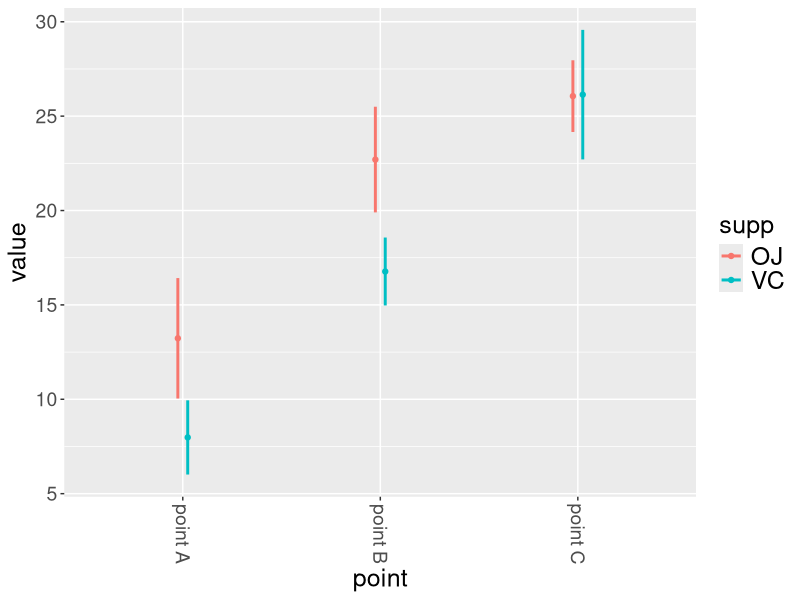

Recreate this plot in R.
# http://www.cookbook-r.com/Graphs/Plotting_means_and_error_bars_%28ggplot2%29/
summarySE <- function(data=NULL, measurevar, groupvars=NULL, na.rm=FALSE,
                      conf.interval=.95, .drop=TRUE) {
    library(plyr)

    # New version of length which can handle NA's: if na.rm==T, don't count them
    length2 <- function (x, na.rm=FALSE) {
        if (na.rm) sum(!is.na(x))
        else       length(x)
    }

    # This does the summary. For each group's data frame, return a vector with
    # N, mean, and sd
    datac <- ddply(data, groupvars, .drop=.drop,
      .fun = function(xx, col) {
        c(N    = length2(xx[[col]], na.rm=na.rm),
          mean = mean   (xx[[col]], na.rm=na.rm),
          sd   = sd     (xx[[col]], na.rm=na.rm)
        )
      },
      measurevar
    )

    # Rename the "mean" column    
    datac <- rename(datac, c("mean" = measurevar))

    datac$se <- datac$sd / sqrt(datac$N)  # Calculate standard error of the mean

    # Confidence interval multiplier for standard error
    # Calculate t-statistic for confidence interval: 
    # e.g., if conf.interval is .95, use .975 (above/below), and use df=N-1
    ciMult <- qt(conf.interval/2 + .5, datac$N-1)
    datac$ci <- datac$se * ciMult

    return(datac)
}

library(ggplot2)
library(gridExtra)
tg <- ToothGrowth
tgc <- summarySE(tg, measurevar="len", groupvars=c("supp","dose"))
tgc[1,2] = "point A"
tgc[2,2] = "point B"
tgc[3,2] = "point C"
tgc[4,2] = "point A"
tgc[5,2] = "point B"
tgc[6,2] = "point C"
tgc

# The errorbars overlapped, so use position_dodge to move them horizontally
pd <- position_dodge(0.1) # move them .05 to the left and right

plot <- ggplot(tgc, aes(x=dose, y=len, colour=supp)) +
  geom_errorbar(aes(ymin=len-ci, ymax=len+ci),size=1, width=0, position=pd) +
  geom_point(position=pd) +
  xlab("point")+ylab("value") +
  theme(axis.text.x=element_text(size=14, angle=-90, hjust=0.5, vjust=0.5)) +
  theme(axis.text.y=element_text(size=14)) +
  theme(axis.title.x=element_text(size=18)) +
  theme(axis.title.y=element_text(size=18)) +
  theme(legend.title=element_text(colour="black",size=18)) +
  theme(legend.text=element_text(colour="black",size=18))

png(filename="grouped-errorbar.png", width=500, height=400)
grid.arrange(plot)
dev.off()
